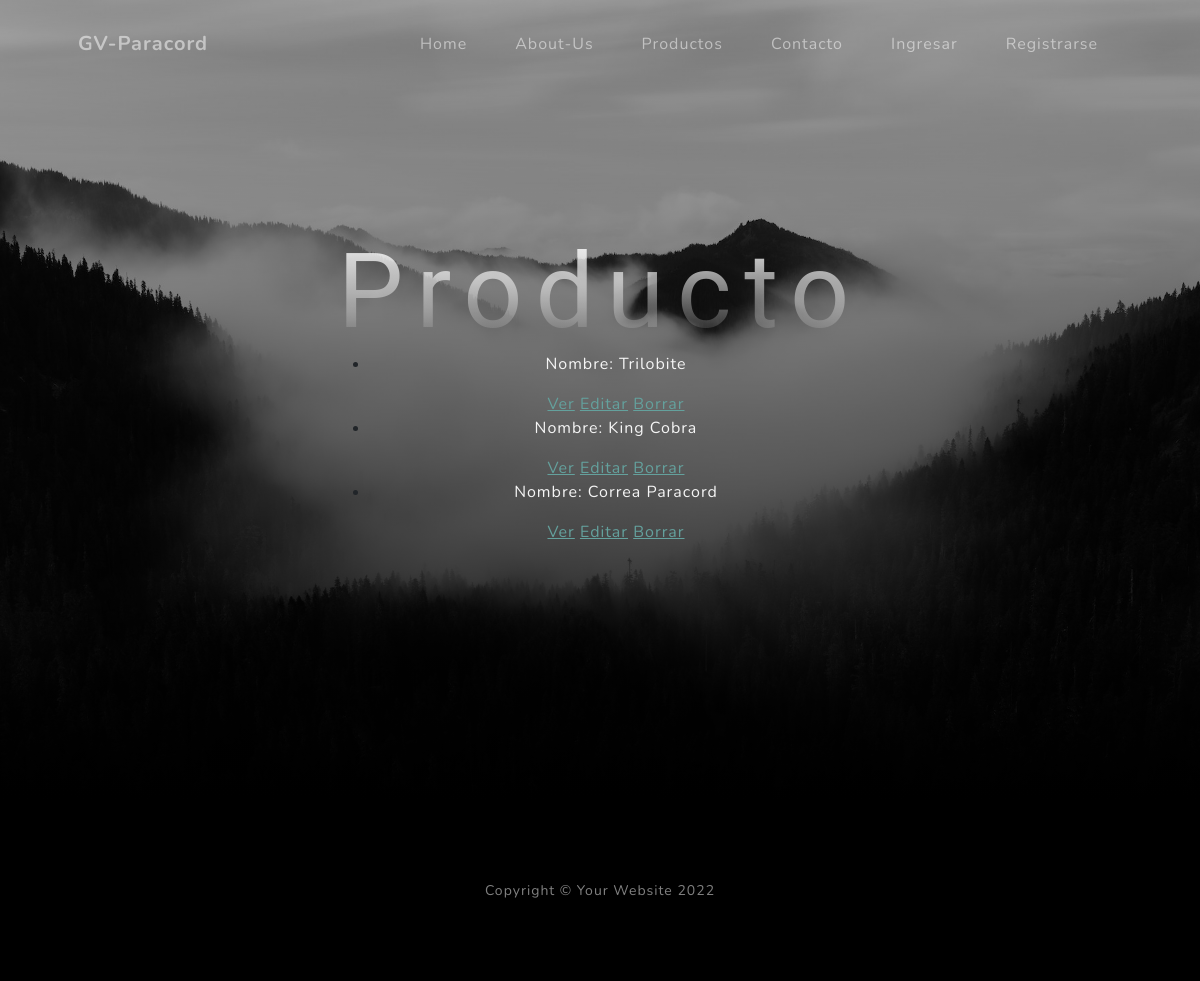
The app's page /producto/list, older data.
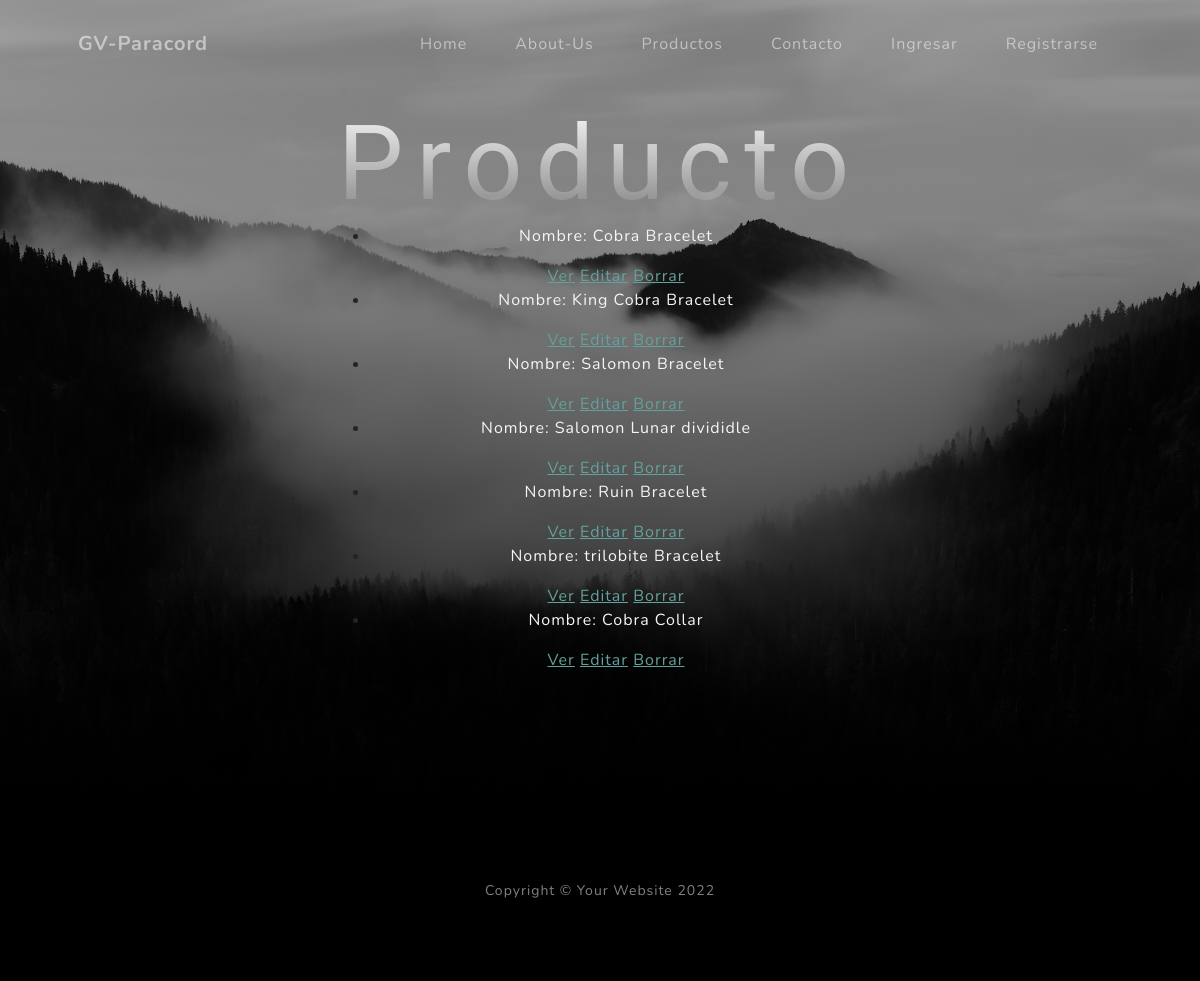
The same page, newer data.
### AppECP/models.py (models this page shows, shortened)
class Producto(models.Model):
	nombre = models.CharField(max_length=250, verbose_name='Nombre')
	encabezado = models.TextField(verbose_name='Encabezado')
	contenido = models.TextField(verbose_name='Contenido')
	image = models.ImageField(default='users/cobra.png',upload_to='producto/', null=True, blank=True, verbose_name='Imagen')
	precio = models.FloatField()
	creacion = models.DateField(verbose_name='Fecha de creación')
	category = models.ForeignKey(Categorias, on_delete=models.CASCADE, related_name='get_posts', verbose_name='Categoría')
	fabricante = models.ForeignKey(User, on_delete=models.CASCADE, related_name='get_posts', verbose_name='Fabricante')
	class Meta:
		verbose_name = 'Producto'
		verbose_name_plural = 'Productos'
		ordering = ['-creacion']

### AppECP/views.py (the view)
# urls.py: path('producto/list', views.ProductoListView.as_view(), name='List'),
class ProductoListView(ListView):
    model = Producto
    template_name = "AppECP/producto_list.html"

### AppECP/templates/AppECP/producto_list.html (shortened to what this page needs)
<!DOCTYPE html>
<html lang="en">
    <head>
        {% load static %}
        <link href="{% static 'css/styles.css'%}" rel="stylesheet" />
    </head>
    <body id="page-top">
        <nav class="navbar navbar-expand-lg navbar-light fixed-top" id="mainNav">
            <div class="container px-4 px-lg-5">
                <a class="navbar-brand" href="#page-top">GV-Paracord</a>
                <div class="collapse navbar-collapse" id="navbarResponsive">
                    <ul class="navbar-nav ms-auto">
                        <li class="nav-item"><a class="nav-link" href={% url 'home' %}>Home</a></li>
                        <li class="nav-item"><a class="nav-link" href={% url 'aboutus' %}>About-Us</a></li>
                        <li class="nav-item"><a class="nav-link" href={% url 'products' %}>Productos</a></li>
                        <li class="nav-item"><a class="nav-link" href={% url 'contacto' %}>Contacto</a></li>
                        {% if request.user.is_authenticated %}
                        <li class="nav-item dropdown">
                            <a class="nav-link dropdown-toggle" href="#" role="button" data-bs-toggle="dropdown" aria-expanded="false">
                                {{ user.username}}
                            </a>
                            <ul class="dropdown-menu">
                                {% if user.is_superuser %}
                              <li><a class="dropdown-item" href="{% url 'List' %}">Listar Productos</a></li>
                              {% endif %}
                              <li><a class="dropdown-item" href="{% url 'New' %}">Agregar Productos</a></li>
                              <li><a class="dropdown-item" href={% url 'perfil' %}>Perfil</a></li>
                              <li><a class="dropdown-item" href={% url 'logout' %}>Cerrar Sesion</a></li>
                            </ul>
                          </li>
                        {% else %}
                        <li class="nav-item"><a class="nav-link" href={% url 'login' %}>Ingresar</a></li>
                        <li class="nav-item"><a class="nav-link" href={% url 'register' %}>Registrarse</a></li>
                        {% endif %}
                    </ul>
                </div>
            </div>
        </nav>
        <header class="masthead">
            <div class="container px-4 px-lg-5 d-flex h-100 align-items-center justify-content-center">
                <div class="d-flex justify-content-center">
                    <div class="text-center">
                        <form enctype="multipart/form-data" method="post">{% csrf_token %}
                            <h1> Producto</h1>
                            <ul>
                            {% for producto in object_list %}
                                <li>
                                    <p style="color: whitesmoke;">Nombre: {{producto.nombre}}</p>
                                    <a href="{% url 'Detail' producto.id %}"> Ver</a>
                                    <a href="{% url 'Edit' producto.id %}"> Editar</a>
                                    <a href="{% url 'Delete' producto.id %}"> Borrar</a>
                                </li>
                             {% endfor %}
                            </ul>
                        </form>
                    </div>
                </div>
            </div>
        </header>
        <footer class="footer bg-black small text-center text-white-50"><div class="container px-4 px-lg-5">Copyright &copy; Your Website 2022</div></footer>
    </body>
</html>

Row changes from the older to the newer data that the page shows:
removed Producto: nombre "Correa Paracord"
changed Producto: nombre "Trilobite" → "Cobra Bracelet"
changed Producto: nombre "King Cobra" → "King Cobra Bracelet"
added Producto: nombre "Salomon Bracelet"
added Producto: nombre "Salomon Lunar divididle"
added Producto: nombre "Ruin Bracelet"
added Producto: nombre "trilobite Bracelet"
added Producto: nombre "Cobra Collar"
